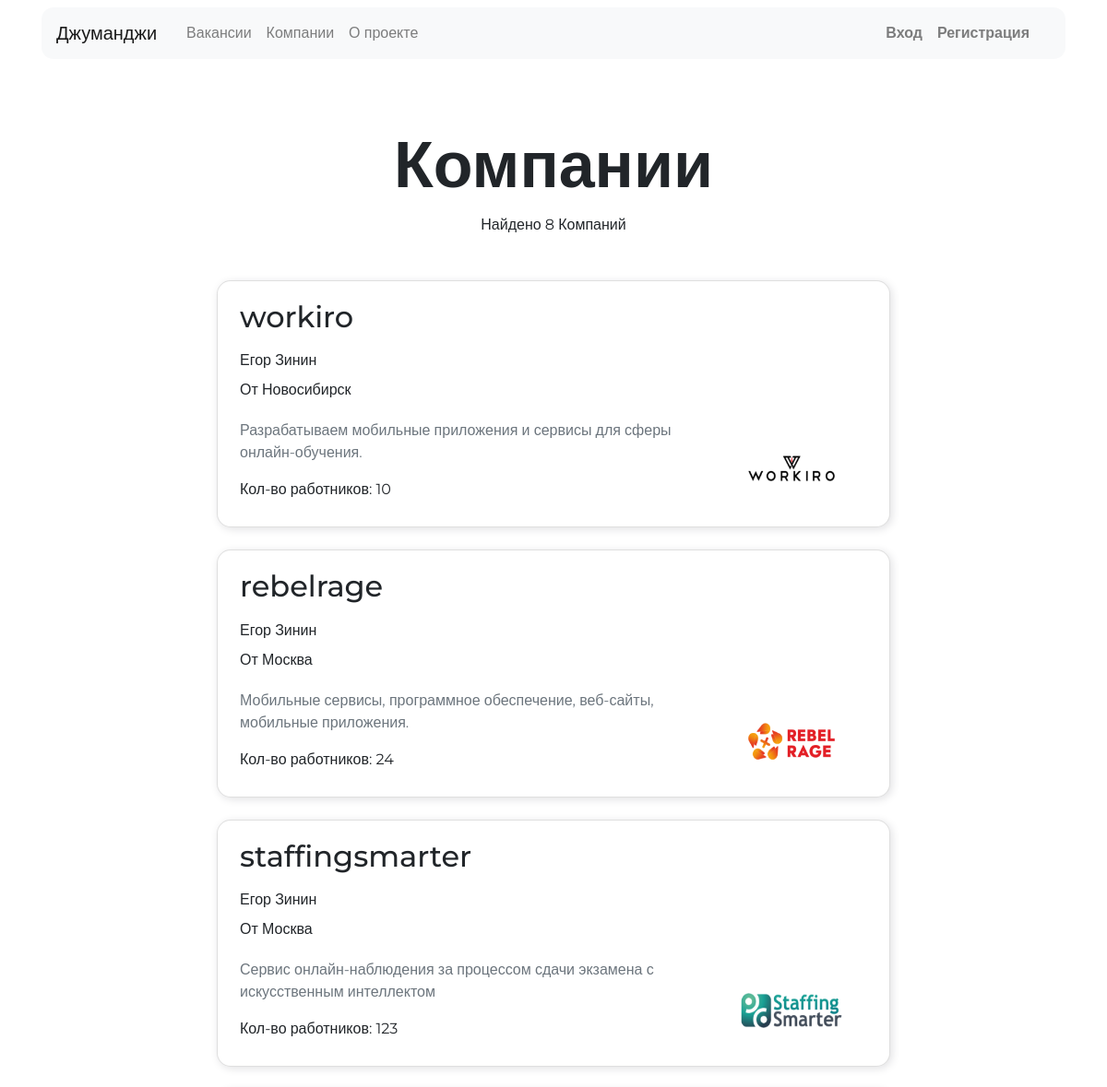
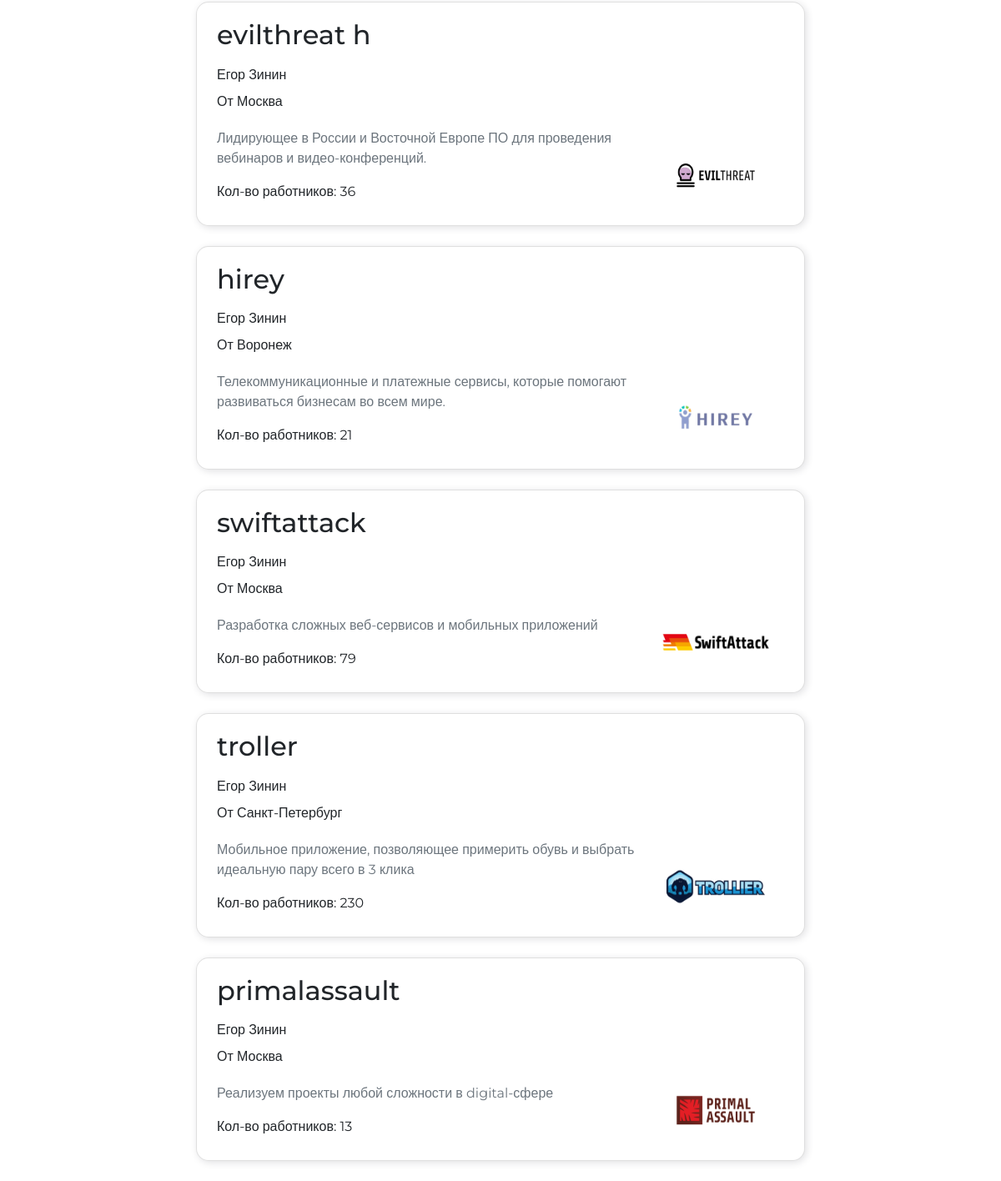
/companies/, run on the app's committed database (2 pictures, top to bottom).
### vacancies/models.py (models this page shows, shortened)
class Company(models.Model):
    name = models.CharField(max_length=32, null=True, blank=True, db_index=True)
    logo = models.ImageField(default='company.png', null=True, blank=True)
    owner = models.ForeignKey(User, on_delete=models.CASCADE, null=True, blank=True, )
    location = models.CharField(max_length=32, null=True)
    description = models.CharField(max_length=32, null=True)
    employee_count = models.IntegerField(null=True, blank=True)

### vacancies/views.py (the view)
# urls.py: path('companies/', CompanyListView.as_view()),
class CompanyListView(ListView):
    model = Company
    template_name = 'company_list.html'
    context_object_name = 'objects'

### templates/company_list.html (shortened to what this page needs)
<!DOCTYPE html>
<html lang="ru">
<head>
  <link rel="stylesheet" href="https://stackpath.bootstrapcdn.com/bootstrap/4.3.1/css/bootstrap.min.css">
</head>
{% extends 'wrapper.html' %}
{% block container %}
  <main class="container mt-3">
    <section>
      <h1 class="h1 text-center mx-auto mt-4 pt-5" style="font-size: 70px;"><strong>Компании</strong></h1>
      <p class="text-center pt-1">Найдено {{ objects.all.count }} Компаний</p>
      <div class="row mt-5">
        <div class="col-12 col-lg-8 offset-lg-2 m-auto">
            {% for object in objects %}
                {% if not forloop.counter|divisibleby:"2" %}
                    <div data-aos="fade-right" class="card mb-4">
                {% endif %}
                {% if forloop.counter|divisibleby:"2" %}
                    <div data-aos="fade-left" class="card mb-4">
                {% endif %}
            <div class="card-body px-4">
              <div class="row">
                <div class="col-12 col-md-8 col-lg-9">
                  <h2 class="h2 pb-2">{{ object.name }}</h2>
                  <p class="mb-2">{{ object.owner.first_name }} {{ object.owner.last_name }}</p>
                    <p>От {{ object.location }} </p>
                  <p class="text-muted pt-1">{{ object.description }}</p>
                    <p class="mb-2">  Кол-во работников: {{ object.employee_count }}</p>
                </div>
                <div class="col-12 col-md-4 col-lg-3 d-flex align-items-end">
                  <a href="/companies/{{ object.id }}/"><img src="{{ object.logo.url }}" width="130" height="80" alt=""></a>
                </div>
              </div>
            </div>
          </div>
            {% endfor %}
        </div>
      </div>
    </section>
  </main>
{% endblock %}

### templates/wrapper.html (shortened to what this page needs)
<link href="https://unpkg.com/aos@2.3.1/dist/aos.css" rel="stylesheet">
<body>
  <header class="container mt-2" >
    <nav class="navbar navbar-expand-lg navbar-light bg-light">
      <a class="navbar-brand mr-4" href="/">Джуманджи</a>
      <div class="collapse navbar-collapse justify-content-between" id="navbarNav">
        <ul class="navbar-nav col-8">
          <li class="nav-item">
            <a class="nav-link" href="/vacancies/">Вакансии</a>
          </li>
          <li class="nav-item">
            <a class="nav-link" href="/companies/">Компании</a>
          </li>
          <li class="nav-item">
            <a class="nav-link" href="/about">О проекте</a>
          </li>
        </ul>
        <ul class="navbar-nav col-3 justify-content-end">
          <li class="nav-item active">
              {% if request.user.is_authenticated == False %}
                  <li class="nav-item">
                    <a href="/login" class="nav-link font-weight-bold">Вход</a>
                  </li>
                  <li>
                  <a href="/register" class="nav-link font-weight-bold">Регистрация</a>
                  </li>
              {% endif %}
          </li>
        </ul>
      </div>
    </nav>
  </header>
    {% block container %} {% endblock %}
</body>
</html>

### templates/company_list.html (style rules this page uses)
.card { cursor: pointer; display:-webkit-box; display:-ms-flexbox; display:flex; -webkit-box-orient:vertical; -webkit-box-direction:normal; -ms-flex-direction:column; flex-direction:column; position:relative; -webkit-transition:all 0.4s cubic-bezier(0.645, 0.045, 0.355, 1); -o-transition:all 0.4s cubic-bezier(0.645, 0.045, 0.355, 1); transition:all 0.4s cubic-bezier(0.645, 0.045, 0.355, 1); border-radius:16px; overflow:hidden; -webkit-box-shadow: 2px 2px 10px #e1e1e3, -2px -2px 10px #ffffff; box-shadow: 2px 2px 10px #e1e1e3, -2px -2px 10px #ffffff; }

### templates/wrapper.html (style rules this page uses)
body { font-family: 'Montserrat', sans-serif; }
.navbar { border-radius:13px; }
.card { border-radius:15px; display:-webkit-box; display:-ms-flexbox; display:flex; -webkit-box-orient:vertical; -webkit-box-direction:normal; -ms-flex-direction:column; flex-direction:column; position:relative; -webkit-transition:all 0.4s cubic-bezier(0.645, 0.045, 0.355, 1); -o-transition:all 0.4s cubic-bezier(0.645, 0.045, 0.355, 1); transition:all 0.4s cubic-bezier(0.645, 0.045, 0.355, 1); overflow:hidden; }

### data on the page
Company: name "workiro", owner.first_name "Егор", owner.last_name "Зинин", location "Новосибирск", description "Разрабатываем мобильные приложения и сервисы для сферы онлайн-обучения.", employee_count "10", logo (picture)
Company: name "rebelrage", owner.first_name "Егор", owner.last_name "Зинин", location "Москва", description "Мобильные сервисы, программное обеспечение, веб-сайты, мобильные приложения.", employee_count "24", logo (picture)
Company: name "staffingsmarter", owner.first_name "Егор", owner.last_name "Зинин", location "Москва", description "Сервис онлайн-наблюдения за процессом сдачи экзамена с искусственным интеллектом", employee_count "123", logo (picture)
Company: name "evilthreat h", owner.first_name "Егор", owner.last_name "Зинин", location "Москва", description "Лидирующее в России и Восточной Европе ПО для проведения вебинаров и видео-конференций.", employee_count "36", logo (picture)
Company: name "hirey", owner.first_name "Егор", owner.last_name "Зинин", location "Воронеж", description "Телекоммуникационные и платежные сервисы, которые помогают развиваться бизнесам во всем мире.", employee_count "21", logo (picture)
Company: name "swiftattack", owner.first_name "Егор", owner.last_name "Зинин", location "Москва", description "Разработка сложных веб-сервисов и мобильных приложений", employee_count "79", logo (picture)
Company: name "troller", owner.first_name "Егор", owner.last_name "Зинин", location "Санкт-Петербург", description "Мобильное приложение, позволяющее примерить обувь и выбрать идеальную пару всего в 3 клика", employee_count "230", logo (picture)
Company: name "primalassault", owner.first_name "Егор", owner.last_name "Зинин", location "Москва", description "Реализуем проекты любой сложности в digital-сфере", employee_count "13", logo (picture)

### other printed values
{{ objects.all.count }} "8"
